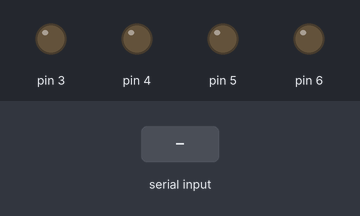
Bench run of a sketch on a simulated Arduino Uno, built with avr-gcc and run on an emulated ATmega328P. Shown: output pins drawn as LEDs (lit = HIGH). The inputs (shaded band) are chosen by the test bench.

Above: at 1.2 s.
1.3 s: "1\n" received over Serial
At 2.3 s:
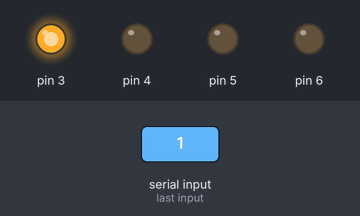
2.8 s: byte 50 ('2') received over Serial
At 3.5 s:
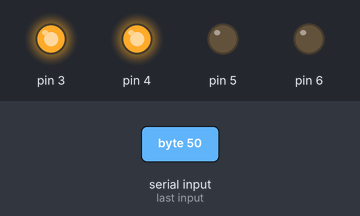
4.3 s: byte 49 ('1') received over Serial
At 4.6 s:
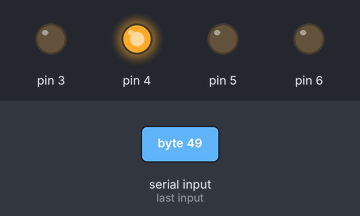
5.8 s: byte 51 ('3') received over Serial
At 6.9 s:
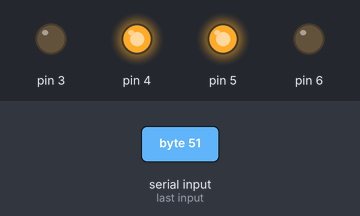
7.3 s: byte 52 ('4') received over Serial
At 7.7 s:
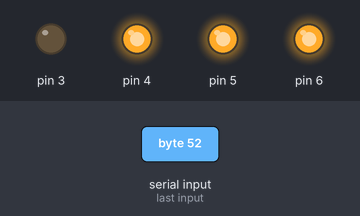
9.3 s: "2\n" received over Serial
At 9.6 s:
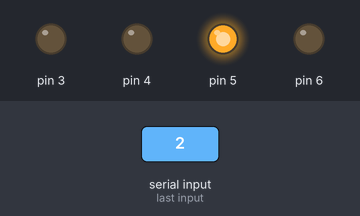
Timing chart, 0 to 11.8 s (numbered marks = the images above; inputs shaded):
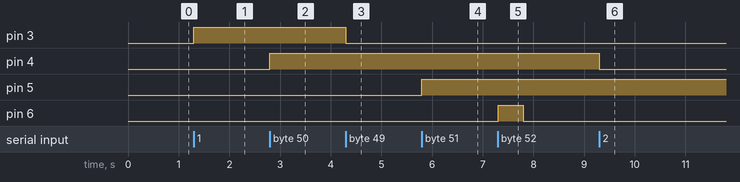

The sketch:

4_Led_With_Serial_Data.ino
```cpp
void setup() {
  // put your setup code here, to run once:
  for(int i = 3;i<=6;i++)
  {
    pinMode(i,OUTPUT);
  }
  Serial.begin(9600);
}

void loop() {
  // put your main code here, to run repeatedly:
  char X = Serial.available();
  if(X)
  {
    X=0;
    char C = Serial.read();
    if(C == '1')
    {
      digitalWrite(3,!digitalRead(3));
    }
    else if(C == '2')
    {
      digitalWrite(4,!digitalRead(4));
    }
    else if(C == '3')
    {
      digitalWrite(5,!digitalRead(5));
    }
    else if(C == '4')
    {
      digitalWrite(6,HIGH);
      delay(500);
      digitalWrite(6,LOW);
    }
    else if ( C != '\n')
    {
      Serial.println(" NOoOoOoOoOoOo !!!!");
    }
  }
}
```

Measured:
- after the input at 1.3 s, pin 3: LOW → HIGH at once
- after the input at 2.8 s, pin 4: LOW → HIGH at once
- after the input at 4.3 s, pin 3: HIGH → LOW at once
- after the input at 5.8 s, pin 5: LOW → HIGH at once
- after the input at 7.3 s, pin 6: LOW → HIGH at once, → LOW 0.50 s later
- after the input at 9.3 s, pin 4: HIGH → LOW at once
